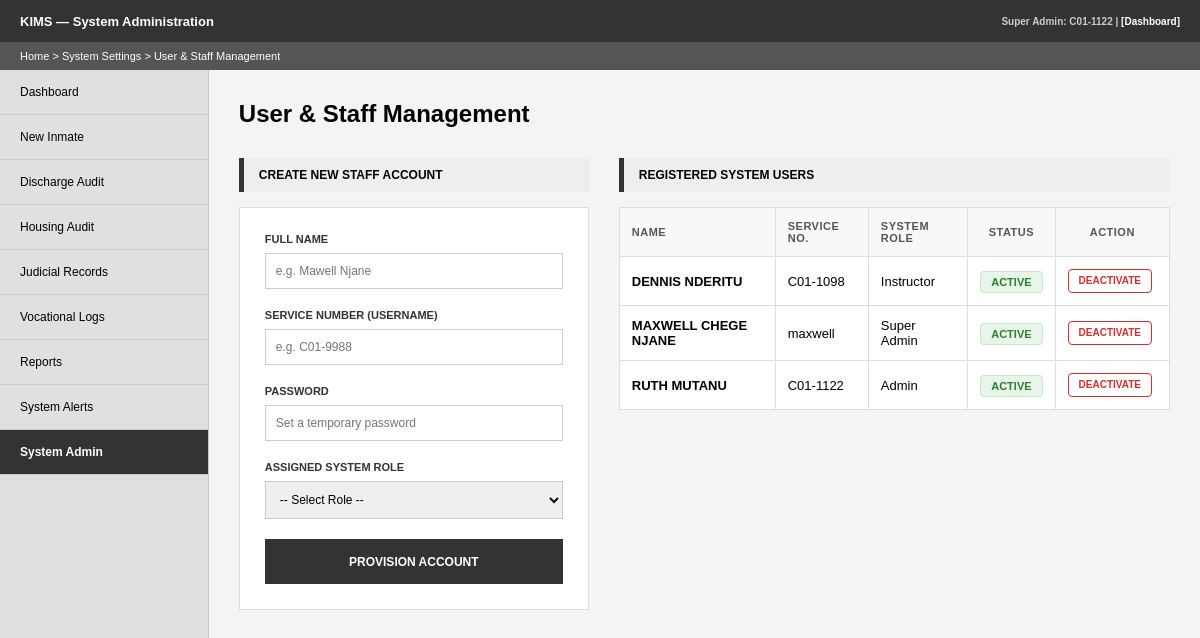
Page /admin.php (signed in) on the committed database.
### tables this page shows
CREATE TABLE `users` (
  `user_id` int(11) NOT NULL,
  `username` varchar(100) NOT NULL,
  `password` varchar(255) DEFAULT NULL,
  `full_name` varchar(100) DEFAULT NULL,
  `role` varchar(50) NOT NULL
);

### admin.php (the view, shortened to what this page needs)
<?php
include 'db_connect.php';
$staff_sql = "SELECT * FROM users ORDER BY full_name ASC";
$staff_result = $conn->query($staff_sql);
?>
<!DOCTYPE html>
<html lang="en">
<head>
    <link rel="stylesheet" href="style.css">
</head>
<body>
    <header class="top-nav">
        <div class="logo">KIMS — System Administration</div>
        <div class="user-info">
            Super Admin: <?php echo htmlspecialchars($_SESSION['username']); ?> | <a href="dashboard.php" style="color:white;">[Dashboard]</a>
        </div>
    </header>
    <nav class="breadcrumb">Home > System Settings > User & Staff Management</nav>
    <div class="main-container">
        <?php include 'sidebar.php'; ?>
        <main class="content">
            <div class="header-actions">
                <h2 style="margin:0 0 20px 0;">User & Staff Management</h2>
            </div>
            <div class="admin-grid" style="display: grid; grid-template-columns: 350px 1fr; gap: 30px;">
                <?php if (isset($_SESSION['role']) && ($_SESSION['role'] === 'Admin' || $_SESSION['role'] === 'Super Admin')): ?>
                <section>
                    <div class="section-header-bar">Create New Staff Account</div>
                    <div class="judicial-form">
                        <form action="save_user.php" method="POST">
                            <div class="form-group">
                                <label>FULL NAME</label>
                                <input type="text" name="staff_name" placeholder="e.g. Mawell Njane" required>
                            </div>
                            <div class="form-group">
                                <label>SERVICE NUMBER (USERNAME)</label>
                                <input type="text" name="username" placeholder="e.g. C01-9988" required>
                            </div>
                            <div class="form-group">
                                <label>PASSWORD</label>
                                <input type="password" name="password" placeholder="Set a temporary password" required>
                            </div>
                            <div class="form-group">
                                <label>ASSIGNED SYSTEM ROLE</label>
                                <select name="role" required>
                                    <option value="">-- Select Role --</option>
                                </select>
                            </div>
                            <button type="submit" class="btn-primary" style="width:100%; height: 45px; font-weight: bold; background: #333; color: white; border: none; cursor: pointer;">PROVISION ACCOUNT</button>
                        </form>
                    </div>
                </section>
                <?php endif; ?>
                <section>
                    <div class="section-header-bar">Registered System Users</div>
                    <table class="report-table">
                        <thead>
                            <tr>
                                <th>Name</th>
                                <th>Service No.</th>
                                <th>System Role</th>
                                <th style="text-align: center;">Status</th>
                                <th style="text-align: center;">Action</th>
                            </tr>
                        </thead>
                        <tbody>
                            <?php if ($staff_result && $staff_result->num_rows > 0): ?>
                                <?php while($row = $staff_result->fetch_assoc()): ?>
                                <tr>
                                    <td><strong><?php echo strtoupper($row['full_name']); ?></strong></td>
                                    <td><?php echo htmlspecialchars($row['username']); ?></td>
                                    <td>
                                        <?php
                                            echo htmlspecialchars($row['role'] ?? 'Unassigned');
                                        ?>
                                    </td>
                                    <td style="text-align: center;"><span class="status-pill">ACTIVE</span></td>
                                    <td style="text-align: center;">
                                        <a href="deactivate_user.php?id=<?php echo $row['user_id']; ?>" class="btn-action btn-delete">DEACTIVATE</a>
                                    </td>
                                </tr>
                                <?php endwhile; ?>
                            <?php else: ?>
                                <tr><td colspan="5" style="text-align:center; padding:30px; color:#888;">No registered staff found in the database.</td></tr>
                            <?php endif; ?>
                        </tbody>
                    </table>
                </section>
            </div>
        </main>
    </div>
</body>
</html>

### style.css (style rules this page uses)
* { margin: 0; padding: 0; box-sizing: border-box; font-family: Arial, sans-serif; }
body { background-color: #f4f4f4; }
.top-nav { background-color: #333333; color: #ffffff; height: 42px; display: flex; justify-content: space-between; align-items: center; padding: 0 20px; font-weight: bold; font-size: 13px; }
.user-info { color: #cccccc; font-size: 10px; }
.user-info a { color: #ffffff; text-decoration: none; }
.breadcrumb { background-color: #555555; color: #ffffff; padding: 8px 20px; font-size: 11px; }
.main-container { display: flex; min-height: calc(100vh - 72px); }
.content { flex-grow: 1; padding: 30px; }
.header-actions { display: flex; justify-content: space-between; align-items: center; margin-bottom: 10px; }
.judicial-form { background: #ffffff; border: 1px solid #dddddd; padding: 20px; }
.form-group label { display: block; font-size: 11px; font-weight: bold; margin-bottom: 5px; }
.form-group input, .form-group select, .form-group textarea { width: 100%; padding: 8px; border: 1px solid #cccccc; font-size: 12px; }
.btn-primary { background-color: #333333; color: white; padding: 10px 20px; border: none; font-weight: bold; cursor: pointer; font-size: 12px; }
.report-table { width: 100%; border-collapse: collapse; margin-top: 10px; border: 1px solid #ccc; }
.report-table th { background: #f9f9f9; text-align: left; padding: 10px; border: 1px solid #ccc; font-size: 12px; text-transform: uppercase; }
.report-table td { padding: 10px; border: 1px solid #eee; font-size: 13px; }
.btn-action { display: inline-block; padding: 6px 10px; font-size: 10px; font-weight: bold; text-transform: uppercase; text-decoration: none; border-radius: 4px; cursor: pointer; border: 1px solid #ccc; background-color: #fff; color: #555; line-height: 1; margin-right: 5px; }
.btn-delete { border-color: #d32f2f; color: #d32f2f; }

### admin.php (style rules this page uses)
.report-table { width: 100%; border-collapse: collapse; border: 1px solid #ddd; background: #fff; }
.report-table th { background: #f8f8f8; text-align: left; padding: 12px; border: 1px solid #ddd; font-size: 11px; color: #555; text-transform: uppercase; letter-spacing: 0.5px; }
.report-table td { padding: 12px; border: 1px solid #ddd; font-size: 13px; vertical-align: middle; }
.section-header-bar { background: #eee; padding: 10px 15px; font-weight: bold; border-left: 5px solid #333; margin: 0 0 15px 0; font-size: 12px; text-transform: uppercase; }
.status-pill { padding: 4px 10px; border-radius: 4px; font-size: 11px; font-weight: bold; background: #e8f5e9; color: #2e7d32; border: 1px solid #c8e6c9; }
.judicial-form { background: #fff; border: 1px solid #ddd; padding: 25px; }
.form-group label { display: block; font-size: 11px; font-weight: 700; margin-bottom: 8px; color: #333; }
.form-group input, .form-group select { width: 100%; padding: 10px; border: 1px solid #ccc; margin-bottom: 20px; font-family: inherit; }

### rows in the picture
users: full_name "DENNIS NDERITU", username "C01-1098", role "Instructor"
users: full_name "MAXWELL CHEGE NJANE", username "maxwell", role "Super Admin"
users: full_name "RUTH MUTANU", username "C01-1122", role "Admin"

### other values in the picture
$_SESSION['username'] "C01-1122"
